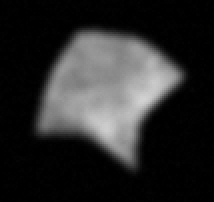
#> input picture Clase 29 y 30 - 18 y 20 Jun 2024/sample_images/mut_1.png, 214 x 202 px; its folder holds 4 pictures in this run
$ jupyter execute --allow-errors 'Caso Redes neuronales imagenes cancer.ipynb'   (shell and % lines are left out)   (older library calls are emulated)
#> lines starting #> are read from the running program, lines starting #| are printed output that depends on the picture
# Predicción de mutaciones cancerosas a partir de imágenes de células humanas

## Metas

En este caso, aprenderá sobre un tipo particular de arquitectura de red neuronal, la **red neuronal convolucional**, que puede manejar datos más complejos, como imágenes. Aprenderá no solo la estructura de este tipo de modelo, sino también cómo entrenarlo y evaluarlo utilizando una caja de herramientas de ciencia de datos moderna. También podrá evaluar las fortalezas y limitaciones de su CNN en comparación con modelos más simples y adquirir experiencia con TensorFlow y Keras.

$$\color{red}{\textbf{Correr en mi compu en Kernel 3.9.1}}$$

1. ANN = Art. Neural Network >> MLP = MultiLayer Perceptron (Clasifacion y regresion)
2. LSTM = Long short Term Memory >> Series de tiempo
3. RNN = Recurrent Neural Networks >> (Lenguajes)
4. CNN = Convolutional Neural Networks (Imagenes)

[cell 1]
### Load relevant packages
import pandas as pd
import numpy as np
import matplotlib.pyplot as plt

# general
from numpy import mean
from numpy import std
from scipy.stats import truncnorm
from sklearn.model_selection import train_test_split
from sklearn.model_selection import KFold
from sklearn.model_selection import StratifiedKFold
from sklearn.metrics import confusion_matrix

# image processing
from PIL import (
    Image,
)  # <--
import pickle  # <-- opcionalees para el image processing
import glob
import os
# convolutional neural network -- CNN
from tensorflow import keras
from tensorflow.keras.utils import to_categorical
from tensorflow.keras.models import Sequential
from tensorflow.keras.layers import Conv2D
from tensorflow.keras.layers import MaxPooling2D
from tensorflow.keras.layers import Dense
from tensorflow.keras.layers import Flatten
from tensorflow.keras.optimizers import SGD

# random forest
from sklearn.preprocessing import StandardScaler
from sklearn.ensemble import RandomForestClassifier
from sklearn.model_selection import train_test_split

plt.style.use("ggplot")

## Introduccion

**Contexto empresarial.** Trabaja para un grupo de investigación médica que trabaja para desarrollar un método de diagnóstico que identifica la **predisposición al cáncer** de una persona basándose en imágenes de células humanas.

Esta herramienta podría ser revolucionaria para identificar mutaciones específicas en el gen p53 asociado con el cáncer sin pruebas genéticas; el procedimiento podría ser mucho más económico y menos invasivo. Además, si entendemos qué características de las imágenes se utilizan para distinguir las células mutantes, esto podría ayudar a generar más hipótesis y experimentos sobre las diferencias biológicas subyacentes para ayudar a determinar la predisposición de una persona.

Hay tres tipos diferentes de mutaciones que desea poder detectar, en función de cientos de imágenes de células fotografiadas bajo un microscopio. También debe poder detectar si existe una mutación.

**Problema empresarial.** Se te ha encomendado **predecir la mutación de una célula, dada la información que puedas obtener de estas fotografías**. Específicamente, utilizará imágenes sin procesar de células de fibroblastos humanos y características extraídas de estas imágenes mediante algoritmos de procesamiento de imágenes.

**Contexto analítico.**  En este caso, trabajarenis con datos de imágenes y aprenderá sobre redes neuronales más avanzadas: en particular, la **red neuronal convolucional** (CNN). Practicará el uso y la comparación de una variedad de clasificadores de aprendizaje automático, tanto tradicionales como más modernos, para abordar la pregunta: *¿Podemos predecir mutaciones cancerosas a partir de imágenes de células humanas?*

El caso está estructurado de la siguiente manera: (1) comprenderemos el conjunto de datos de imágenes sin procesar; (2) construiremos, entrenaremos y evaluaremos una CNN simple desde cero; (3) construirá, entrenará y evaluará una CNN más compleja usando el módulo `keras` de TensorFlow; y (4) construirá, entrenará y evaluará un clasificador de aprendizaje automático más tradicional (bosque aleatorio) en un conjunto de características extraídas previamente de las imágenes sin procesar.

En la imagen de arriba, puedes ver una fotografía de células de fibroblastos de pulmón humano bajo un microscopio. El verde es el cuerpo (el citoplasma) de la célula y el rosa es el núcleo. La biotecnología ha avanzado tanto que podemos realmente "colorear" las células y fotografiarlas con microscopios de alta definición. También podemos hacer esto a gran escala, fotografiando miles de células a la vez. Hoy en día, los científicos pueden incluso colorear diferentes partes de una célula (como el núcleo de arriba, pero también otros orgánulos) haciendo que diferentes proteínas se iluminen con fotofluorescencia. Como en muchas otras industrias, esto ha llevado a una explosión de datos, porque ahora cada celda tiene innumerables características que podemos observar en una sola imagen.

Lo que exploraremos en este caso es cómo trabajar con estos datos de imagen. Sin embargo, muchos de los desafíos que enfrentaremos en este caso no son exclusivos del problema de comprender las celdas: son útiles si alguna vez necesita trabajar con datos de imágenes.

## Entendiendo la data

### Preprocesando las imagenes

Echemos un vistazo a un ejemplo de una imagen sin procesar de cada clase en escala de grises (originalmente estaban en color).
- La primera imagen es de una célula con la primera mutación (las fotografías de las células se mejoran para refinar los bordes y reducir la borrosidad).
- La siguiente imagen es un ejemplo de una célula con la segunda mutación.
- Luego hay un ejemplo de una célula con la tercera mutación, que es más débil porque proviene de un laboratorio que no realiza mejoras de imágenes.
- Finalmente, hay un ejemplo de una célula donde no hay mutaciones. Estas muestras provienen de un laboratorio donde un técnico rodea manualmente los bordes de las celdas.

Podemos usar [plt.subplot](https://matplotlib.org/api/_as_gen/matplotlib.pyplot.subplot.html) para mostrar multiples imagenes.

[cell 2]
sample_images_path = "sample_images/"
sample_images_list = ["mut_1", "mut_2", "mut_3", "normal"]
for i, img in zip(range(len(sample_images_list)), sample_images_list):
    pil_im = Image.open(sample_images_path + img + ".png", "r")
#> pil_im is the input picture: PIL image 214x202 RGBA; mean R, G, B, A 42.6, 42.6, 42.6, 255
    # plot raw pixel data,
    plt.subplot(2, 2, 1 + i)
    plt.imshow(np.asarray(pil_im), cmap="Greys")
#> pass 2 of the loop `for i, img in zip(range(len(sample_images_list)), sample_images_list):`:
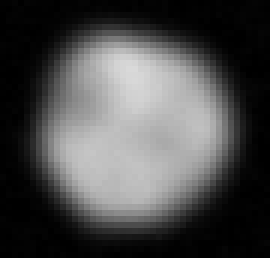
#> input picture Clase 29 y 30 - 18 y 20 Jun 2024/sample_images/mut_2.png, 90 x 86 px (shown 3 times larger)
#> pil_im is the input picture: PIL image 90x86 RGBA; mean R, G, B, A 74.6, 74.6, 74.6, 255
#> pass 3 of the loop `for i, img in zip(range(len(sample_images_list)), sample_images_list):`:
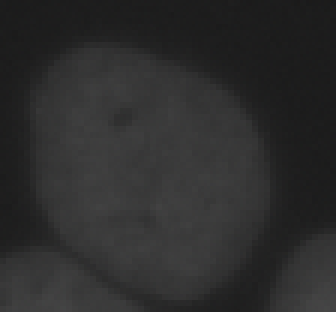
#> input picture Clase 29 y 30 - 18 y 20 Jun 2024/sample_images/mut_3.png, 112 x 104 px (shown 3 times larger)
#> pil_im is the input picture: PIL image 112x104 RGBA; mean R, G, B, A 44.9, 44.9, 44.9, 255
#> the loop made 4 passes; the first 3 are shown
plt.tight_layout()
plt.show()
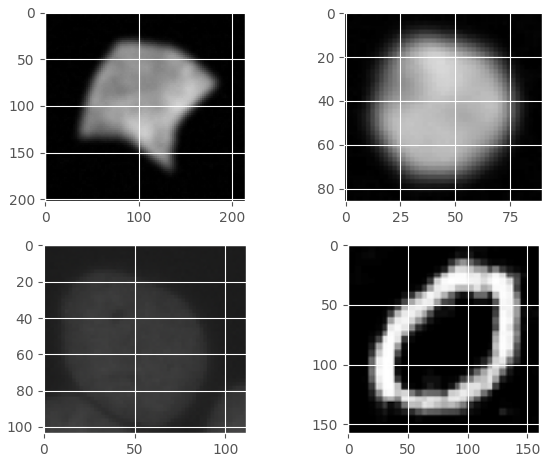
#> figure drawn by matplotlib, 4 panels

En aras del tiempo, trabajaremos con un conjunto de datos preprocesado de las imágenes. El siguiente bloque de código muestra algunas de las transformaciones que se realizaron en los archivos PNG sin procesar. Como esto ya se ejecutó, no necesita ejecutar este código nuevamente, y está "bloqueado" detrás de una declaración `if False`.

Tenga en cuenta que cambiamos el tamaño, centramos y escalamos las imágenes y también ajustamos algunas diferencias de contraste, pero no ajustamos el desenfoque. Trate de pensar en cuáles podrían ser las implicaciones de algunas de estas decisiones:

[cell 3]
data_path = "./sample_images/"
imagen= Image.open(data_path+ 'mut_1.png')
w,h=imagen.size
#> w = 214; h = 202
print(w,h)
#| 214 202

[cell 4]
## funcion para resize de imagenes, preservando el aspect ratio
run_preprocessing = True
if run_preprocessing:
    def resizeAspect(im, size):
#> called with size = (28, 28)
        w, h = im.size
#> w = 214; h = 202
        aspect = max(size[0] / float(w), size[1] / float(h))
#> aspect = 0.139
        return im.resize((int(w * aspect), int(h * aspect)))
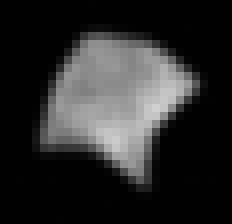
#> returned value: PIL image 29x28 RGBA (shown 8 times larger); mean R, G, B, A 42.6, 42.6, 42.6, 255
        # Image.ANTIALIAS

    #data_path = "raw_images/"
    data_path = "sample_images/"
    imgList = glob.glob(data_path + "*.png")  # find all png images in a directory

    num = 0
    for img in imgList:  # loop through all found images
        im = Image.open(img)  # open the image
        print("resizing:", os.path.basename(img))
        w, h = im.size  # get image width and height
        if min(w, h) > 28:  # check if either dimension is greater then 50
            im = resizeAspect(im, (28, 28))  # re-size image
            w, h = im.size  # update image size
#> w = 29; h = 28
        center = [int(w / 2.0), int(h / 2.0)]  # calculate center
#> center = [14, 14]
        box = (
            center[0] - 14,
            center[1] - 14,
            center[0] + 14,
            center[1] + 14,
        )  # defines a box where you want it to be cropped
#> box = (0, 0, 28, 28)
        croppedIm = im.crop(box)  # crop the image
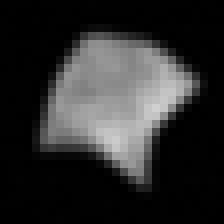
#> croppedIm: PIL image 28x28 RGBA (shown 8 times larger); mean R, G, B, A 44.1, 44.1, 44.1, 255
        # croppedIm.show()                           # show the cropped image
        print(croppedIm.size)
#| (28, 28)
        fileName, fileExtension = os.path.splitext(img)
        croppedIm.save(
            "./images/" + fileName[len(data_path) :] + "_crop.png", "PNG"
        )  # save the cropped image
#> pass 2 of the loop `for img in imgList:`:
#> in resizeAspect (call 2), `return im.resize((int(w * aspect), int(h * aspect)))`:
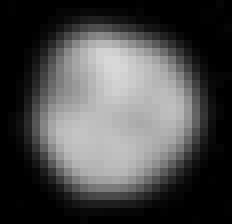
#> returned value: PIL image 29x28 RGBA (shown 8 times larger); mean R, G, B, A 74.6, 74.6, 74.6, 255
#> `croppedIm = im.crop(box)`:
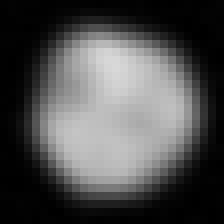
#> croppedIm: PIL image 28x28 RGBA (shown 8 times larger); mean R, G, B, A 77.2, 77.2, 77.2, 255
#| (28, 28)
#> pass 3 of the loop `for img in imgList:`:
#> `croppedIm = im.crop(box)`:
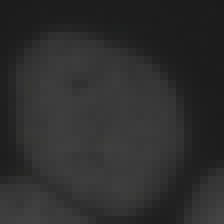
#> croppedIm: PIL image 28x28 RGBA (shown 8 times larger); mean R, G, B, A 45.6, 45.6, 45.6, 255
#| (28, 28)
#> the loop made 4 passes; the first 3 are shown
